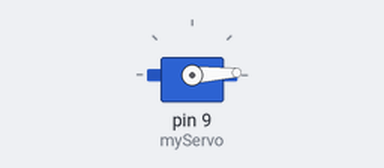
Simulated run of this sketch. Board: Arduino Uno, built with avr-gcc and run on an emulated ATmega328P. On the bench: servo.

Above: at 0.05 s.
At 1.45 s:
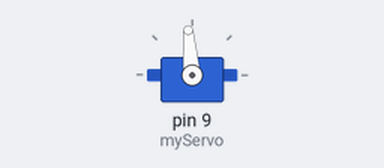
At 2.85 s:
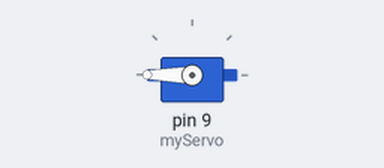
At 5.65 s:
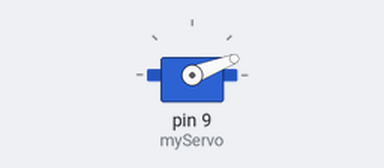
Timing chart, 0 to 8.4 s (numbered marks = the images above):
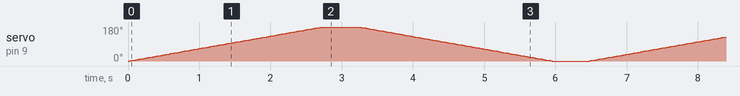

The sketch:

Exp3_Servo.ino
```cpp
#include <Servo.h>

Servo myServo;
int angle;
void setup() {
  myServo.attach(9);
}
void loop() {

  for (angle = 0; angle <= 180; angle++) {
    myServo.write(angle);
    delay(15);
  }
  delay(500);

  for (angle = 180; angle >= 0; angle--) {
    myServo.write(angle);
    delay(15);
  }
  delay(500);
}
```
